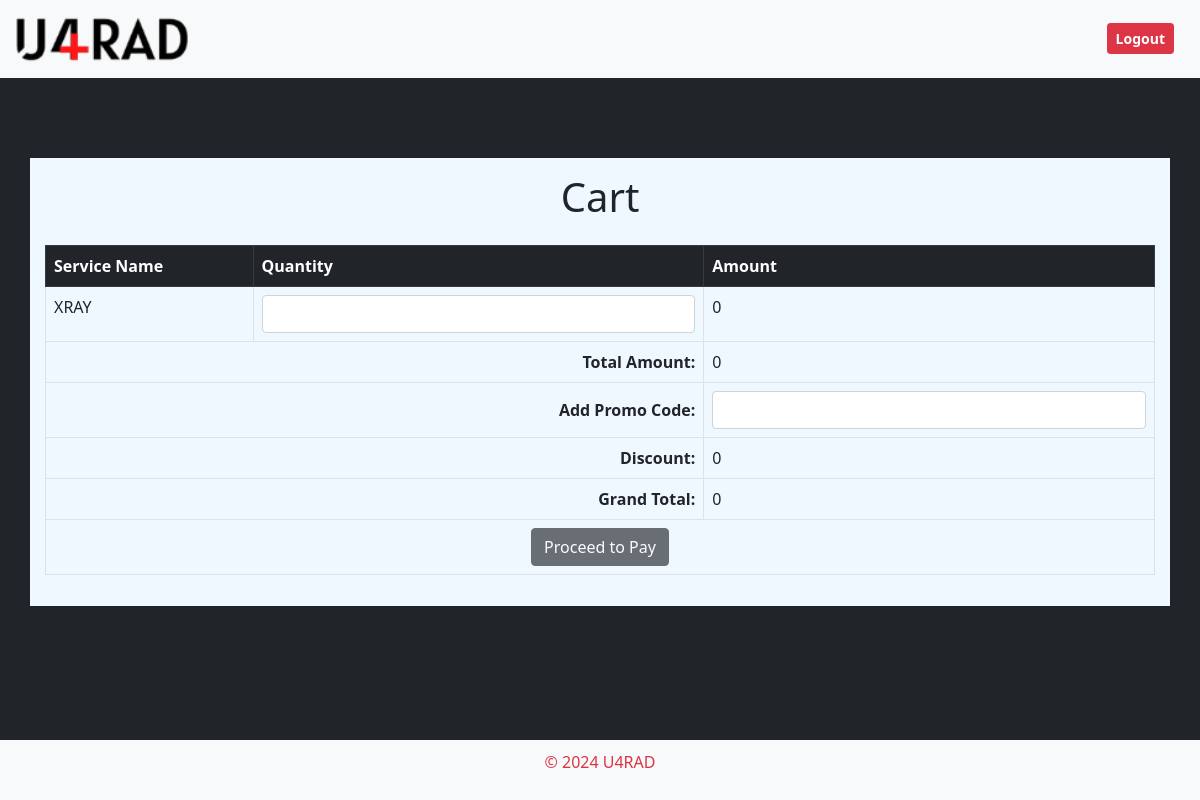
Page /cart/ on the earlier database version.
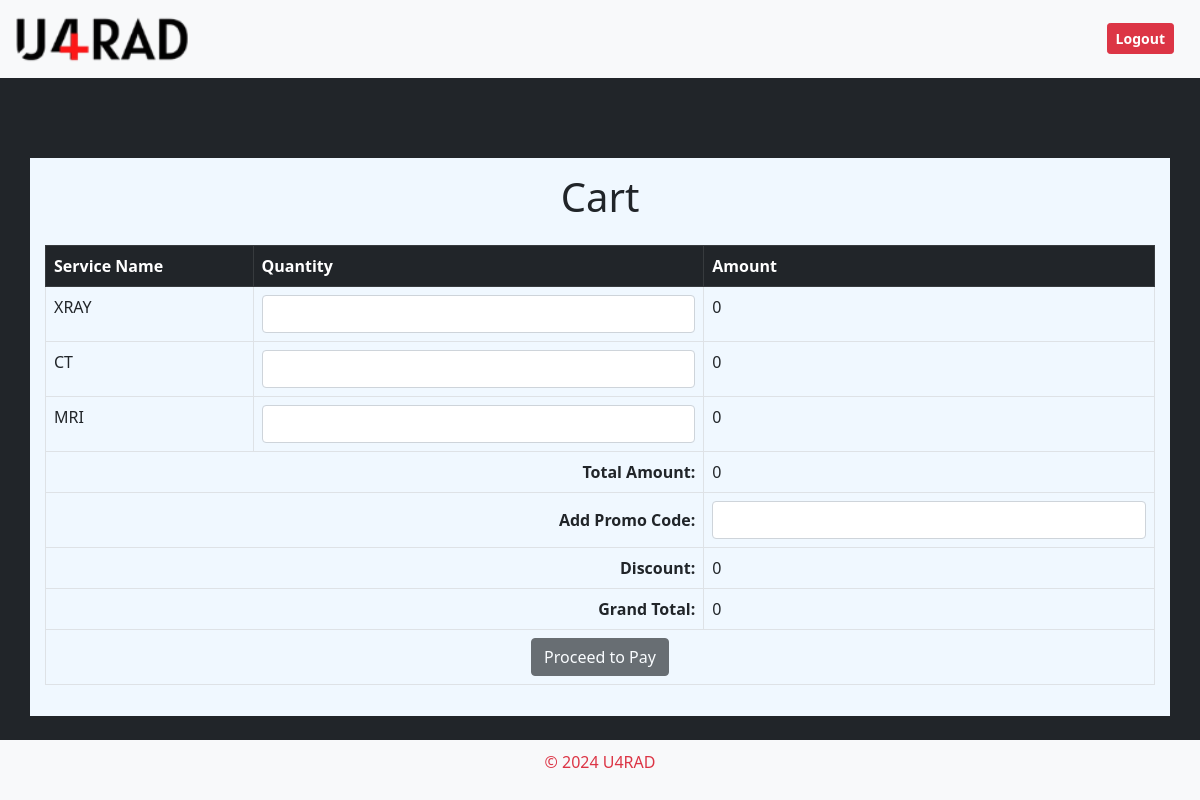
Same page on the later database version.
### services/models/models.py (models this page shows, shortened)
class Service(models.Model):
    service_name = models.CharField(max_length=100)
    is_active = models.BooleanField(default=True)
    added_date = models.DateTimeField(auto_now_add=True)
    added_by = models.ForeignKey(User, related_name='services_added', on_delete=models.CASCADE)
    modified_date = models.DateTimeField(auto_now=True)
    modified_by = models.ForeignKey(User, related_name='services_modified', on_delete=models.CASCADE)

### services/views.py (the view)
# urls.py: path('cart/', views.cart, name='cart'),
def cart(request):
    services = Service.objects.filter(is_active=True).prefetch_related('rates')
    services_with_rates = []
    for service in services:
        rates = list(service.rates.values('min_quantity', 'max_quantity', 'rate'))
        for rate in rates:
            rate['rate'] = convert_decimal(rate['rate'])
        services_with_rates.append({
            'id': service.id,
            'service_name': service.service_name,
            'rates_json': json.dumps(rates)
        })
    return render(request, 'services/cart.html', {'services': services_with_rates})

### services/views.py (called while the page is built)
def convert_decimal(value):
    return int(value)

### services/templates/services/cart.html (shortened to what this page needs)
{% extends 'services/base_generic.html' %} {% block content %}
<link
  href="https://cdn.jsdelivr.net/npm/bootstrap@5.0.2/dist/css/bootstrap.min.css"
  rel="stylesheet"
/>
<div class="container">
  <h1 class="text-center mb-4">Cart</h1>
  <div class="table-responsive">
    <table class="table table-bordered">
      <thead class="table-dark">
        <tr>
          <th>Service Name</th>
          <th>Quantity</th>
          <th>Amount</th>
        </tr>
      </thead>
      <tbody>
        {% for service in services %}
        <tr>
          <td>{{ service.service_name }}</td>
          <td>
            <input
              type="number"
              class="form-control cart-quantity"
              id="quantity_{{ service.id }}"
              data-service-id="{{ service.id }}"
              data-rate="{{ service.rates_json|escapejs }}"
              oninput="calculateAmount('{{ service.id }}', '{{ service.rates_json|escapejs }}')"
            />
          </td>
          <td id="amount_{{ service.id }}">0</td>
        </tr>
        {% endfor %}
      </tbody>
      <tfoot>
        <tr>
          <td colspan="2" class="text-end"><strong>Total Amount:</strong></td>
          <td id="total_amount">0</td>
        </tr>
        <tr>
          <td colspan="2" class="text-end"><strong>Add Promo Code:</strong></td>
          <td>
            <input
              type="text"
              id="promo_code"
              class="form-control"
              oninput="toUpperCaseInput(this); applyPromoCode();"
            />
          </td>
        </tr>
        <tr>
          <td colspan="2" class="text-end"><strong>Discount:</strong></td>
          <td id="discount">0</td>
        </tr>
        <tr>
          <td colspan="2" class="text-end"><strong>Grand Total:</strong></td>
          <td id="grand_total">0</td>
        </tr>
        <tr>
          <td colspan="3" class="text-center">
            <button class="btn btn-dark" onclick="checkout()">
              Proceed to Pay
            </button>
          </td>
        </tr>
      </tfoot>
    </table>
  </div>
</div>
{% endblock %}

Differences in the rows shown:
added Service: service_name "CT"
added Service: service_name "MRI"
Other differences:
new list line: " 0"
